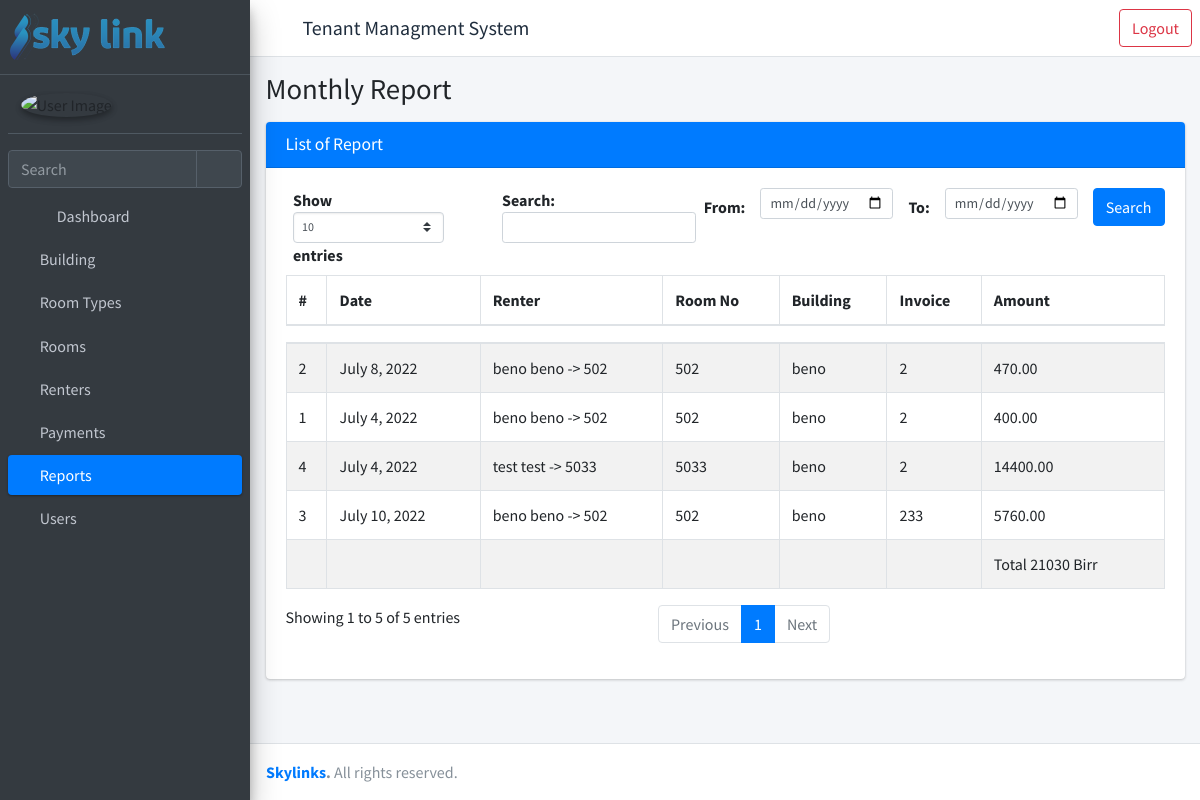
/building/1/list-report-monthly/ (signed in), run on the app's committed database.
### rent/models.py (models this page shows, shortened)
class Payment(models.Model):
    renter = models.ForeignKey("rent.Renter", verbose_name=_(
        "Renter"), on_delete=models.PROTECT)
    paid_date = models.DateField(_("Paid Date"), auto_now_add=True)
    no_of_months = models.PositiveIntegerField(_("No Of Months"))
    amount = models.DecimalField(
        _("Rent Cost"), max_digits=10, decimal_places=2)
    invoice_no = models.CharField(_("Invoice No"), max_length=50)
    slip_no = models.CharField(_("Slip No"), max_length=50)
    payment_method = models.CharField(
        _("Payment Method"), max_length=50, choices=PAYMENT_METHOD_CHOICES)
    remark = models.TextField(_("Remark"), blank=True, default="No Remark.")
    vat = models.DecimalField(_("VAT Amount"), max_digits=10, decimal_places=2)
    penality = models.DecimalField(
        _("Penality Amount"), max_digits=10, decimal_places=2)
    report = models.ForeignKey("rent.Report", verbose_name=_(
        "Reported to."), on_delete=models.PROTECT, blank=True)
    created_by = models.ForeignKey(settings.AUTH_USER_MODEL, verbose_name=_(
        "Created By"), on_delete=models.PROTECT, related_name="created_by_payment")
    created_date = models.DateTimeField(_("Created Date"), auto_now_add=True)
    updated_by = models.ForeignKey(settings.AUTH_USER_MODEL, verbose_name=_(
        "Updated By"), on_delete=models.PROTECT, related_name="updated_by_payment")
    updated_date = models.DateTimeField(_("Updated Date"), auto_now=True)
    @property
    def new_paid(self):
        return self.amount + self.vat + self.penality

class Renter(models.Model):
    first_name = models.CharField(_("First Name"), max_length=30)
    last_name = models.CharField(_("Last Name"), max_length=30)
    phone = models.CharField(_("Phone number"), max_length=30)
    id_no = models.CharField(_("ID No."), max_length=50)
    deposited_amount = models.DecimalField(
        _("Deposited Amount"), max_digits=15, decimal_places=2, default=0)
    date_admitted = models.DateField(_("Date Admitted"), default=timezone.now)
    room = models.ForeignKey("rent.Room", verbose_name=_(
        "Room"), on_delete=models.PROTECT, related_name="rents")
    chat_id = models.CharField(_("Chat ID"), max_length=50, default=0)
    is_rented = models.BooleanField(_("Is Rented"), default=True)
    date_left = models.DateField(_("Date Field"), blank=True, null=True)
    created_by = models.ForeignKey(settings.AUTH_USER_MODEL, verbose_name=_(
        "Created By"), on_delete=models.PROTECT, related_name="created_by_renter")
    created_date = models.DateTimeField(_("Created Date"), auto_now_add=True)
    updated_by = models.ForeignKey(settings.AUTH_USER_MODEL, verbose_name=_(
        "Updated By"), on_delete=models.PROTECT, related_name="updated_by_renter")
    updated_date = models.DateTimeField(_("Updated Date"), auto_now=True)
    def full_name(self) -> str:
        return self.first_name + ' ' + self.last_name
    def __str__(self) -> str:
        return self.full_name() + f' -> {self.room}'

class Room(models.Model):
    building = models.ForeignKey("rent.Building", verbose_name=_(
        "Building"), on_delete=models.PROTECT)
    floor_no = models.PositiveIntegerField(_("Floor No."))
    room_type = models.ForeignKey("rent.RoomType", verbose_name=_(
        "Room Type"), on_delete=models.PROTECT)
    room_no = models.CharField(_("Room No."), max_length=10)
    width = models.DecimalField(
        _("Room Width"), max_digits=5, decimal_places=2, blank=True, null=True)
    length = models.DecimalField(
        _("Room Length"), max_digits=5, decimal_places=2, blank=True, null=True)
    area = models.DecimalField(_("Area"), max_digits=10, decimal_places=2)
    price_msq = models.DecimalField(
        _("Price per MSq"), max_digits=10, decimal_places=2)
    status = models.CharField(
        _("Status"), max_length=50, choices=STATUS_CHOICES, default="vacant")
    total_price = models.DecimalField(
        _("Total Price"), max_digits=10, decimal_places=2)
    is_active = models.BooleanField(default=True)
    created_by = models.ForeignKey(settings.AUTH_USER_MODEL, verbose_name=_(
        "Created By"), on_delete=models.PROTECT, related_name="created_by_room")
    created_date = models.DateTimeField(_("Created Date"), auto_now_add=True)
    updated_by = models.ForeignKey(settings.AUTH_USER_MODEL, verbose_name=_(
        "Updated By"), on_delete=models.PROTECT, related_name="updated_by_room")
    updated_date = models.DateTimeField(_("Updated Date"), auto_now=True)
    def __str__(self) -> str:
        return self.room_no

class Building(models.Model):
    name = models.CharField(_("Name"), max_length=100)
    address = models.CharField(_("Address"), max_length=150)

### rent/views.py (the view)
@login_required
@permission_required(perm="rent.view_report", raise_exception=True)
def BuildingMonthlyReportListView(request, pk):
    if request.method == "POST":
        fromdate = request.POST.get("fromdate")
        todate = request.POST.get("todate")
        reports = Payment.objects.filter(
            paid_date__gte=fromdate,
            paid_date__lte=todate,
            renter__room__building__id=pk
        )
        total_penality = reports.aggregate(Sum('penality')).get("penality__sum")
        total_vat = reports.aggregate(Sum('vat')).get("vat__sum")
        total_amount = reports.aggregate(Sum('amount')).get("amount__sum")
        total = total_amount = total_penality + total_vat
        context = {
            "object_list": reports,
            "total": total,
            "open": "report",
            "title": "Monthly Report",
            'obj_model': 'report',
            **permissions(request),
        }
        return render(request, "rent/list-monthly-report.html", context)
    else:
        reports = Payment.objects.filter(
            renter__room__building__id=pk
        )
        total_penality = reports.aggregate(Sum('penality')).get("penality__sum")
        total_vat = reports.aggregate(Sum('vat')).get("vat__sum")
        total_amount = reports.aggregate(Sum('amount')).get("amount__sum")
        total = total_amount + total_penality + total_vat
        context = {
            "object_list": reports,
            "total": total,
            "open": "report",
            "title": "Monthly Report",
            'obj_model': 'report',
            **permissions(request),
        }
    return render(request, "rent/list-monthly-report.html", context)

### templates/rent/list-monthly-report.html (shortened to what this page needs)
{% extends 'rent/homepage.html' %}
{% load static %}
{% block main_page %}
<div class="content">
    <div class="container-fluid">
        <div class="card">
            <div class="card-header bg-primary">
                <h3 class="card-title ">List of {{ obj_model.capitalize }}</h3>
            </div>
            <div class="card-body">
                <form class="row g-3 float-right" action="" method="post">
                    {% csrf_token %}
                <div class="col-auto">
                <label class="col-form-label"> From: </label>
                </div>
                <div class="col-auto">
                <input type="date" name="fromdate" class="form-control form-control-sm" required>
                </div>
                <div class="col-auto">
                <label class="col-form-label"> To:</label>
                </div>
                <div class="col-auto">
                <input type="date"  name="todate" class="form-control form-control-sm" required>
                </div>
                <div class="col-auto">
                <input type="submit" name="Search" class="btn btn-primary mb-3" value="Search">
                </div>
                </form>
                <table id="example1" class="table table-bordered table-striped" width="100%">
                    <thead>
                        <tr class="sorting sorting_desc">
                            <th>#</th>
                            <th>Date</th>
                            <th>Renter</th>
                            <th>Room No</th>
                            <th>Building</th>
                            <th>Invoice</th>
                            <th>Amount</th>
                        </tr>
                    </thead>
                    <tbody>
                        {% if object_list.count > 0 %}
                            {% for data in object_list %}
                                <tr>
                                    <td>{{ forloop.counter }}</td>
                                    <td>{{ data.paid_date }}</td>
                                    <td>{{ data.renter }}</td>
                                    <td>{{ data.renter.room }}</td>
                                    <td>{{ data.renter.room.building.name }}</td>
                                    <td>{{ data.invoice_no }}</td>
                                    <td>{{ data.new_paid }}</td>
                                </tr>
                            {% endfor %}
                            {% else %}
                            <tr>
                                <td colspan="7" class="dataTables_empty text-center" valign="top">No records found</td>
                            </tr>
                            {% endif %}
                            <tr >
                                <td> </td>
                                <td> </td>
                                <td> </td>
                                <td> </td>
                                <td> </td>
                                <td> </td>
                                {% if total != None %}
                                    <td valign="top" >Total {{ total }} Birr</td>
                                {% else %}
                                    <td>No Payments this month</td>
                                {% endif %}
                            </tr>
                    </tbody>
                </table>
            </div>
        </div>
    </div>
</div>
{% endblock main_page %}
{% load static %}

### data on the page
Payment: paid_date "July 4, 2022", renter "beno beno -> 502", renter.room "502", renter.room.building.name "beno", invoice_no "2", new_paid "400.00"
Payment: paid_date "July 8, 2022", renter "beno beno -> 502", renter.room "502", renter.room.building.name "beno", invoice_no "2", new_paid "470.00"
Payment: paid_date "July 10, 2022", renter "beno beno -> 502", renter.room "502", renter.room.building.name "beno", invoice_no "233", new_paid "5760.00"
Payment: paid_date "July 4, 2022", renter "test test -> 5033", renter.room "5033", renter.room.building.name "beno", invoice_no "2", new_paid "14400.00"

### other printed values
{{ title }} "Monthly Report"
{{ obj_model.capitalize }} "Report"
{{ total }} "21030"
